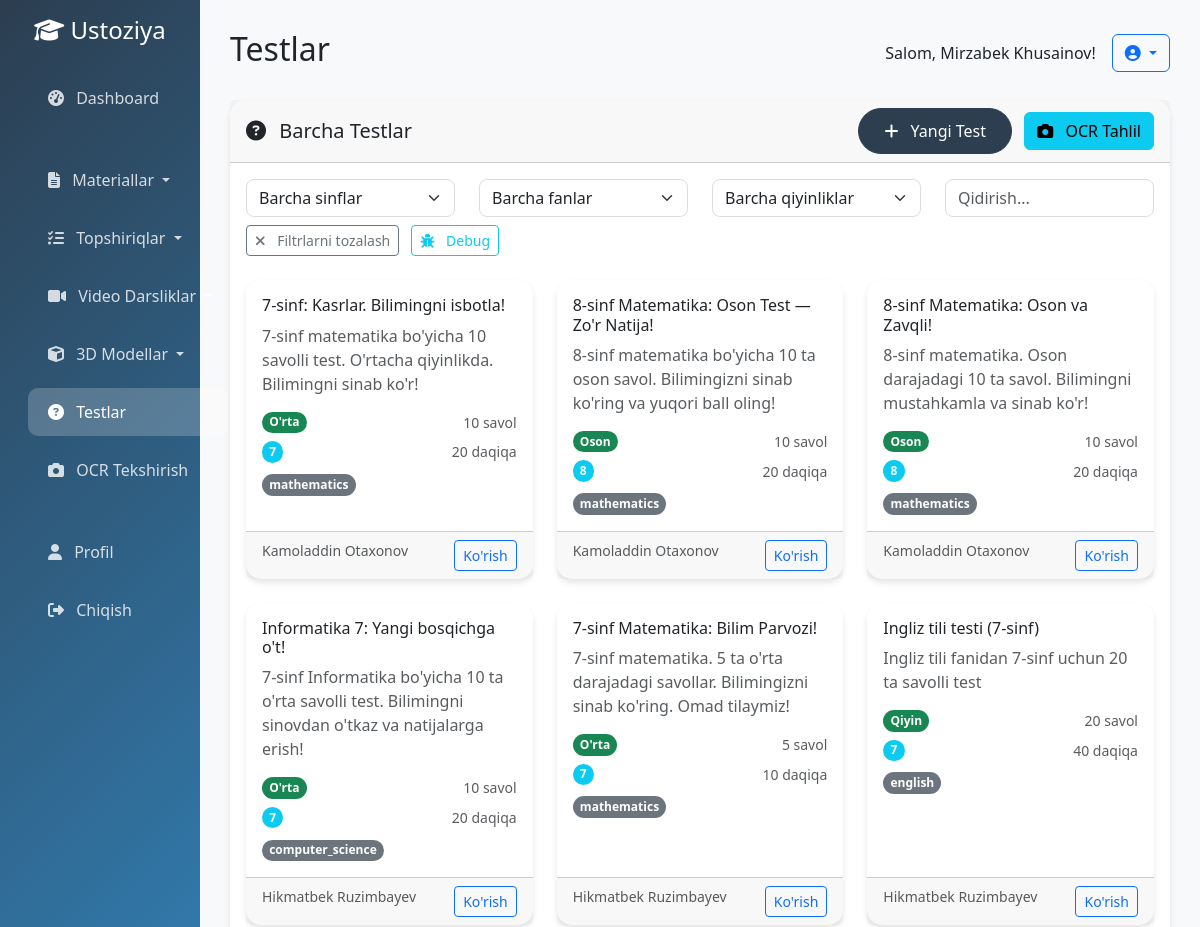
Page /tests/ (signed in, upper part) on the earlier database version.
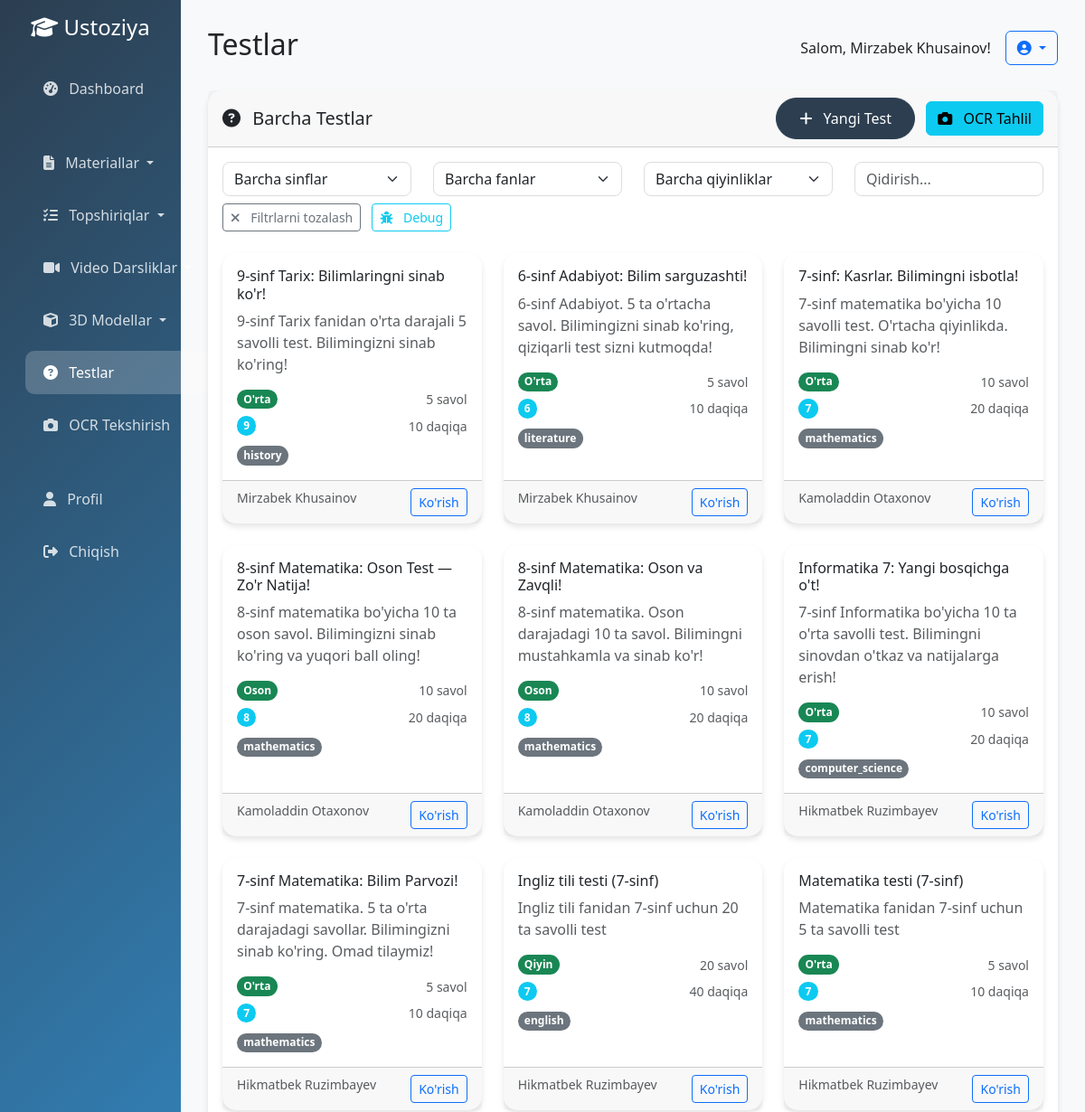
Same page on the later database version.
### tests/models.py (models this page shows, shortened)
class Test(models.Model):
    DIFFICULTY_CHOICES = [
        ('easy', 'Oson'),
        ('medium', 'O\'rta'),
        ('hard', 'Qiyin'),
    ]
    title = models.CharField(max_length=200, verbose_name='Test sarlavhasi')
    description = models.TextField(verbose_name='Test tavsifi')
    category = models.ForeignKey(
        TestCategory,
        on_delete=models.CASCADE,
        related_name='tests',
        verbose_name='Kategoriya'
    )
    author = models.ForeignKey(
        User,
        on_delete=models.CASCADE,
        related_name='tests',
        verbose_name='Muallif'
    )
    difficulty = models.CharField(
        max_length=10,
        choices=DIFFICULTY_CHOICES,
        default='medium',
        verbose_name='Qiyinlik darajasi'
    )
    grade_level = models.CharField(
        max_length=50,
        verbose_name='Sinf darajasi'
    )
    subject = models.CharField(
        max_length=50,
        verbose_name='Fan'
    )
    time_limit = models.PositiveIntegerField(
        default=60,
        verbose_name='Vaqt chegarasi (daqiqa)'
    )
    total_questions = models.PositiveIntegerField(
        default=0,
        verbose_name='Jami savollar soni'
    )
    total_points = models.PositiveIntegerField(
        default=0,
        verbose_name='Jami ball'
    )
    is_public = models.BooleanField(
        default=True,
        verbose_name='Umumiy foydalanish'
    )
    is_active = models.BooleanField(
        default=True,
        verbose_name='Faol'
    )
    created_at = models.DateTimeField(
        auto_now_add=True,
        verbose_name='Yaratilgan vaqt'
    )
    updated_at = models.DateTimeField(
        auto_now=True,
        verbose_name='Yangilangan vaqt'
    )
    class Meta:
        verbose_name = 'Test'
        verbose_name_plural = 'Testlar'
        ordering = ['-created_at']

### accounts/models.py (models this page shows, shortened)
class User(AbstractUser):
    ROLE_CHOICES = [
        ('teacher', 'O\'qituvchi'),
        ('admin', 'Administrator'),
    ]
    SUBJECT_CHOICES = [
        ('mathematics', 'Matematika'),
        ('physics', 'Fizika'),
        ('chemistry', 'Kimyo'),
        ('biology', 'Biologiya'),
        ('geography', 'Geografiya'),
        ('history', 'Tarix'),
        ('literature', 'Adabiyot'),
        ('language', 'Til va adabiyot'),
        ('english', 'Ingliz tili'),
        ('russian', 'Rus tili'),
        ('computer_science', 'Informatika'),
        ('art', 'San\'at'),
        ('physical_education', 'Jismoniy tarbiya'),
        ('other', 'Boshqa'),
    ]
    role = models.CharField(
        max_length=20,
        choices=ROLE_CHOICES,
        default='teacher',
        verbose_name='Rol'
    )
    subject = models.CharField(
        max_length=50,
        choices=SUBJECT_CHOICES,
        verbose_name='Fan'
    )
    school = models.CharField(
        max_length=200,
        verbose_name='Maktab'
    )
    phone = models.CharField(
        max_length=20,
        blank=True,
        null=True,
        verbose_name='Telefon raqami'
    )
    avatar = models.ImageField(
        upload_to='avatars/',
        blank=True,
        null=True,
        verbose_name='Avatar'
    )
    bio = models.TextField(
        blank=True,
        null=True,
        verbose_name='Biografiya'
    )
    is_verified = models.BooleanField(
        default=False,
        verbose_name='Tasdiqlangan'
    )
    created_at = models.DateTimeField(
        auto_now_add=True,
        verbose_name='Yaratilgan vaqt'
    )
    updated_at = models.DateTimeField(
        auto_now=True,
        verbose_name='Yangilangan vaqt'
    )
    class Meta:
        verbose_name = 'Foydalanuvchi'
        verbose_name_plural = 'Foydalanuvchilar'
        ordering = ['-created_at']
    def get_full_name(self):
        if self.first_name and self.last_name:
            return f"{self.first_name} {self.last_name}"
        return self.username

### ustoziya_platform/views.py (the view, shortened to what this page needs)
# urls.py: path('tests/', views.tests_list, name='tests_list'),
@login_required
def tests_list(request):
    tests = Test.objects.filter(is_public=True, is_active=True).order_by('-created_at')
    category = request.GET.get('category')
    subject = request.GET.get('subject')
    grade_level = request.GET.get('grade')
    difficulty = request.GET.get('difficulty')
    search = request.GET.get('search')
    if category:
        tests = tests.filter(category_id=category)
    if subject:
        tests = tests.filter(subject=subject)
    if grade_level:
        tests = tests.filter(grade_level=grade_level)
    if difficulty:
        tests = tests.filter(difficulty=difficulty)
    if search:
        tests = tests.filter(title__icontains=search)
    context = {
        'tests': tests,
    }
    return render(request, 'tests/list.html', context)

### templates/tests/list.html (shortened to what the changed rows need)
{% extends 'base.html' %}
{% block page_title %}Testlar{% endblock %}
{% block content %}
<div class="row">
    <div class="col-12">
        <div class="card">
            <div class="card-body">
                <div id="testsGrid">
                    {% if tests %}
                        <div class="row">
                            {% for test in tests %}
                            <div class="col-md-6 col-lg-4 mb-4 test-card"
                                 data-grade="{{ test.grade_level|lower }}"
                                 data-subject="{{ test.subject|lower }}"
                                 data-difficulty="{{ test.difficulty|lower }}"
                                 data-title="{{ test.title|lower }}"
                                 data-description="{{ test.description|lower }}">
                                <div class="card h-100">
                                    <div class="card-body">
                                        <h6 class="card-title">{{ test.title }}</h6>
                                        <p class="card-text text-muted">{{ test.description|truncatewords:20 }}</p>
                                        <div class="d-flex justify-content-between align-items-center mb-2">
                                            <span class="badge bg-success">{{ test.get_difficulty_display }}</span>
                                            <small class="text-muted">{{ test.total_questions }} savol</small>
                                        </div>
                                        <div class="d-flex justify-content-between align-items-center">
                                            <span class="badge bg-info">{{ test.grade_level }}</span>
                                            <small class="text-muted">{{ test.time_limit }} daqiqa</small>
                                        </div>
                                        <div class="mt-2">
                                            <span class="badge bg-secondary">{{ test.subject }}</span>
                                        </div>
                                    </div>
                                    <div class="card-footer">
                                        <div class="d-flex justify-content-between">
                                            <small class="text-muted">{{ test.author.get_full_name }}</small>
                                            <a href="{% url 'export_test_to_word' %}?test_id={{ test.id }}" class="btn btn-sm btn-outline-primary" target="_blank">Ko'rish</a>
                                        </div>
                                    </div>
                                </div>
                            </div>
                            {% endfor %}
                        </div>
                {% endif %}
                </div>
            </div>
        </div>
    </div>
</div>
{% endblock %}

Differences in the rows shown:
added Test: title "9-sinf Tarix: Bilimlaringni sinab ko'r!", description "9-sinf Tarix fanidan o'rta darajali 5 savolli test. Bilimingizni sinab ko'ring!", difficulty "O'rta", total_questions "5", grade_level "9", time_limit "10", subject "history", author.get_full_name "Mirzabek Khusainov"
added Test: title "6-sinf Adabiyot: Bilim sarguzashti!", description "6-sinf Adabiyot. 5 ta o'rtacha savol. Bilimingizni sinab ko'ring, qiziqarli test sizni kutmoqda!", difficulty "O'rta", total_questions "5", grade_level "6", time_limit "10", subject "literature", author.get_full_name "Mirzabek Khusainov"
now on this page (row unchanged): Test: title "Matematika testi (7-sinf)", description "Matematika fanidan 7-sinf uchun 5 ta savolli test", difficulty "O'rta", total_questions "5", grade_level "7", time_limit "10", subject "mathematics", author.get_full_name "Hikmatbek Ruzimbayev"
